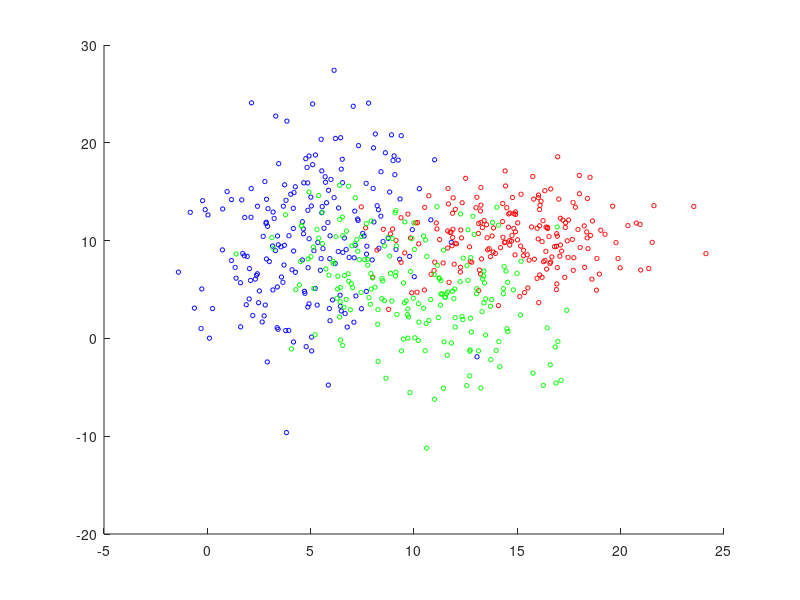

Here is the MATLAB script that generated this plot: (Note: this script raises an error after producing the figure.)
clear all;
close all;

MU1 = [5 10];
SIGMA1 = [8 4; 4 40];
MU2 = [15 10];
SIGMA2 = [8 0; 0 8];
MU3 = [10 5];
SIGMA3 = [10 -5; -5 20];
X1 = mvnrnd(MU1,SIGMA1,200);
X2 = mvnrnd(MU2,SIGMA2,200);
X3 = mvnrnd(MU3, SIGMA3, 200);

figure;
hold on;

scatter(X1(:,1), X1(:,2), 10, 'b');
scatter(X2(:,1), X2(:,2), 10, 'r');
scatter(X3(:,1), X3(:,2), 10, 'g');

[c_vectors, c_values] = eigs(SIGMA1);
[d_vectors, d_values] = eigs(SIGMA2);
[e_vectors, e_values] = eigs(SIGMA3);

c_theta = atan2(c_vectors(2,1), c_vectors(1,1));
plot_ellipse(MU1(1), MU1(2), c_theta, sqrt(c_values(1,1)), sqrt(c_values(2,2)));

d_theta = atan2(d_vectors(2,1), d_vectors(1,1));
plot_ellipse(MU2(1), MU2(2), d_theta, sqrt(d_values(1,1)),sqrt(d_values(2,2)));

e_theta = atan2(e_vectors(2,1), e_vectors(1,1));
plot_ellipse(MU3(1), MU3(2), e_theta, sqrt(e_values(1,1)),sqrt(e_values(2,2)));
